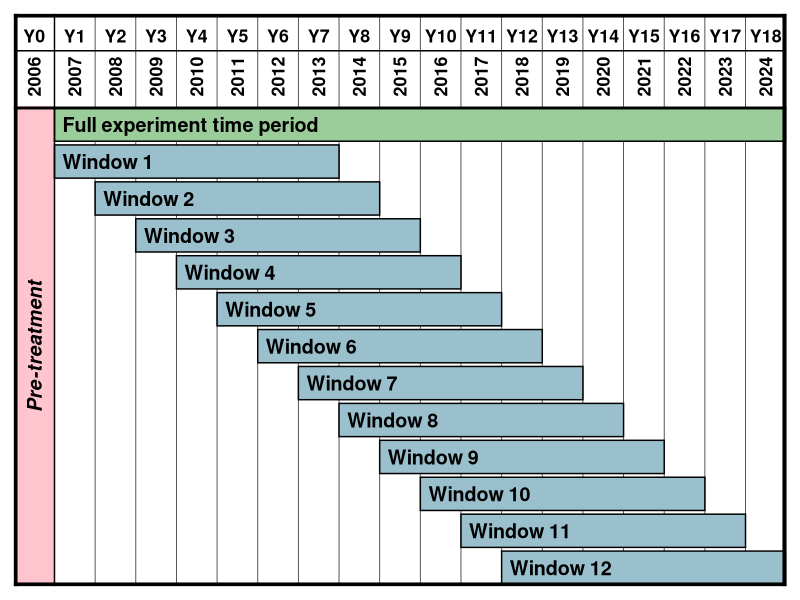
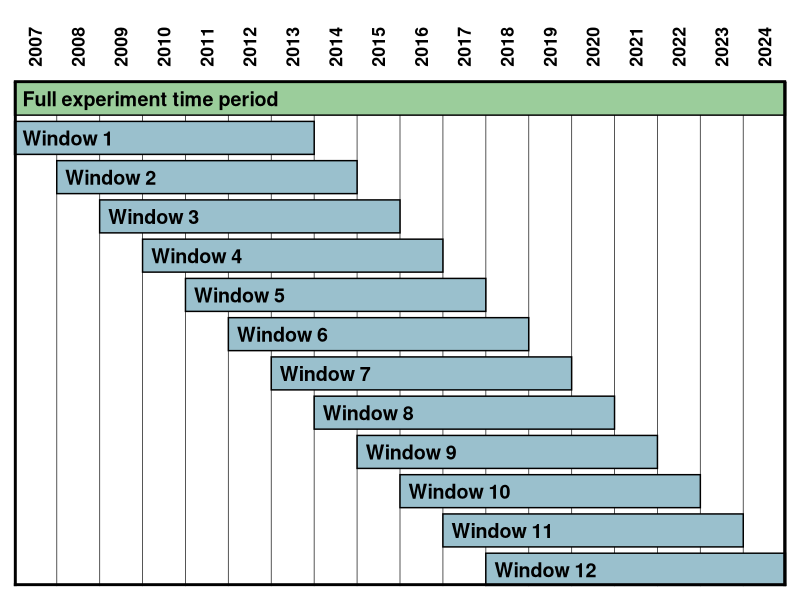
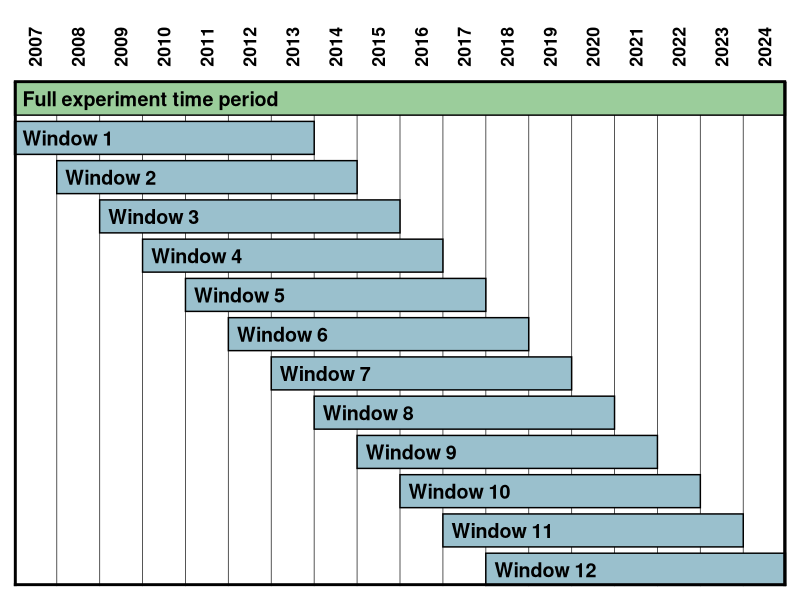

Recreate these plots in R, in order.

#Biblioteca

library(ggplot2)
library(dplyr)

# Create data for the windows
windows_df <- data.frame(
  window = c("Full experiment time period", 
             paste("Window", 1:12)),
  start = c(1, 1, 2, 3, 4, 5, 6, 7, 8, 9, 10, 11, 12),
  end = c(18, 7, 8, 9, 10, 11, 12, 13, 14, 15, 16, 17, 18),
  y_pos = c(13, 12:1),
  fill_color = c("darkseagreen3", rep("lightblue3", 12)))  # Different color for first row

# Create year labels data
years_df <- data.frame(
  year = 2006:2024,
  x_pos = 0:18)

# Create Y labels data
y_labels_df <- data.frame(
  y_label = paste0("Y", 0:18),
  x_pos = 0:18)

# Pre-treatment column shading
pretreat_df <- data.frame(xmin = -0.5, xmax = 0.5,
                          ymin = 0.5, ymax = 13.5)

# Create the plot
window_plot <- ggplot() +
  #Pre-treatment column
  geom_rect(data = pretreat_df,
            aes(xmin = xmin, xmax = xmax, ymin = ymin, ymax = ymax),
            fill = "lightpink", color = NA, alpha = 0.8) +
  # Add vertical grid lines
  geom_vline(xintercept = seq(1.5, 18.5, by = 1), 
             color = "gray25", linewidth = 0.3, linetype = "solid") +
  # Add the full and moving window bars
  geom_rect(data = windows_df,
            aes(xmin = start - 0.5, xmax = end + 0.5, 
                ymin = y_pos - 0.45, ymax = y_pos + 0.45,
                fill = fill_color),  # Use fill_color column
            alpha = 1, color = "black", linewidth = 0.5) +
  #Dividing line separating pre-treatment from treatment period
  geom_vline(xintercept = 0.5,
             color = "black", linewidth = 0.5, linetype = "solid") +
  # Add top horizontal line
  geom_hline(yintercept = 16, 
             color = "black", linewidth = 2.5, linetype = "solid") +
  # Add horizontal line under the Y lable info 
  geom_hline(yintercept = 15, 
             color = "black", linewidth = 0.5, linetype = "solid") +
  # Add horizontal line under the year info 
  geom_hline(yintercept = 13.45, 
             color = "black", linewidth = 1.0, linetype = "solid") +
  # Add bottom horizontal line
  geom_hline(yintercept = 0.5, 
             color = "black", linewidth = 2.5, linetype = "solid") +
  # Add vertical left side line 
  geom_vline(xintercept = -0.5, 
             color = "black", linewidth = 2.5, linetype = "solid") +
  # Add vertical right side line 
  geom_vline(xintercept = 18.5, 
             color = "black", linewidth = 2.5, linetype = "solid") +
  scale_fill_identity() +  # Use the actual color values
  # Add window labels
  geom_text(data = windows_df,
            aes(x = start - 0.3, y = y_pos, label = window),
            hjust = 0, size = 5, fontface = "bold", color = "black") +  
  # Add year labels at top
  geom_text(data = years_df,
            aes(x = x_pos, y = 14.3, label = year),
            size = 4.5, fontface = "bold", angle =90) +
  # Add Y labels (e.g. Y0, Y2)
  geom_text(data = y_labels_df,
            aes(x = x_pos, y = 15.4, label = y_label),
            size = 4.5, 
            fontface = "bold") +
  #Pre-treatment label
  annotate("text", x = 0, y = 7, label = "Pre-treatment",
           size = 5, fontface = "bold.italic", color = "black",
           hjust = 0.5, vjust = 0.5, lineheight = 0.9, angle = 90) +
  # Styling
  scale_x_continuous(expand = c(0, 0), limits = c(-0.5, 18.5)) +
  scale_y_continuous(expand = c(0, 0), limits = c(0.5, 16)) +
  theme_void() +
  theme(
    plot.margin = margin(10, 10, 10, 10),
    plot.background = element_rect(fill = "white", color = NA))

window_plot

# Save the plot
setwd("H:/My Drive/Synchrony/Graphics")
#ggsave("Fig.S1_moving.window.diagram.png", window_plot, 
 #      width = 8, height = 6, dpi = 600, bg = "white")


# Streamlined for poster

# Create data for the windows
windows_df <- data.frame(
  window = c("Full experiment time period", 
             paste("Window", 1:12)),
  start = c(1, 1, 2, 3, 4, 5, 6, 7, 8, 9, 10, 11, 12),
  end = c(18, 7, 8, 9, 10, 11, 12, 13, 14, 15, 16, 17, 18),
  y_pos = seq(13, 3, length.out = 13),
  fill_color = c("darkseagreen3", rep("lightblue3", 12)))

# Create year labels data
years_df <- data.frame(
  year = 2007:2024,
  x_pos = 1:18)

window_plot <- ggplot() +
  # Add vertical grid lines (clipped to plot area only)
  geom_segment(data = data.frame(x = seq(1.5, 18.5, by = 1)),
               aes(x = x, xend = x, y = 2.65, yend = 13.36),
               color = "gray25", linewidth = 0.3) +
  # Add the full and moving window bars
  geom_rect(data = windows_df,
            aes(xmin = start - 0.5, xmax = end + 0.5, 
                ymin = y_pos - 0.35, ymax = y_pos + 0.35,
                fill = fill_color),
            alpha = 1, color = "black", linewidth = 0.5) +
  # Add top horizontal line
  geom_segment(aes(x = 0.5, xend = 18.5, y = 13.36, yend = 13.36),
               color = "black", linewidth = 1) +
  # Add bottom horizontal line
  geom_segment(aes(x = 0.5, xend = 18.5, y = 2.65, yend = 2.65),
               color = "black", linewidth = 2) +
  # Add vertical left side line 
  geom_segment(aes(x = 0.5, xend = 0.5, y = 2.65, yend = 13.36),
               color = "black", linewidth = 2) +
  # Add vertical right side line 
  geom_segment(aes(x = 18.5, xend = 18.5, y = 2.65, yend = 13.36),
               color = "black", linewidth = 2) +
  scale_fill_identity() +
  # Add window labels
  geom_text(data = windows_df,
            aes(x = start - 0.3, y = y_pos, label = window),
            hjust = 0, size = 5, fontface = "bold", color = "black") +
  # Add year labels at top
  geom_text(data = years_df,
            aes(x = x_pos, y = 14.1, label = year),
            size = 4.5, fontface = "bold", angle = 90) +
  # Styling
  scale_x_continuous(expand = c(0, 0), limits = c(0.5, 18.5)) +
  scale_y_continuous(expand = c(0, 0), limits = c(2.65, 14.8)) +
  theme_void() +
  theme(
    plot.margin = margin(10, 10, 10, 10),
    plot.background = element_rect(fill = "white", color = NA))

window_plot

setwd("H:/My Drive/Synchrony/Graphics")
ggsave("Schem.pdf", plot = window_plot, width = 8, height = 6)

####
#Only full time period

# # Filter for just the full time period
# full_period_df <- windows_df %>% filter(window == "Full time period")
# 
# full_period_df$y_pos <-0.6 #Move it to the bottom
# 
# # Create the plot
# window_plot.full <- ggplot() +
#   # Add vertical grid lines
#   geom_vline(xintercept = seq(0.5, 18.5, by = 1), 
#              color = "gray25", linewidth = 0.3, linetype = "solid") +
#   # Add the window bars
#   geom_rect(data = full_period_df,
#             aes(xmin = start - 0.5, xmax = end + 0.5, 
#                 ymin = y_pos - 0.1, ymax = y_pos  + 0.1,
#                 fill = fill_color),  # Use fill_color column
#             alpha = 1, color = "black", linewidth = 0.5) +
#   # Add top horizontal line
#   geom_hline(yintercept = 1, 
#              color = "black", linewidth = 2.5, linetype = "solid") +
#   # Add bottom horizontal line
#   geom_hline(yintercept = 0.5, 
#              color = "black", linewidth = 2.5, linetype = "solid") +
#   # Add vertical left side line 
#   geom_vline(xintercept = 0.5, 
#              color = "black", linewidth = 2.5, linetype = "solid") +
#   # Add vertical right side line 
#   geom_vline(xintercept = 18.5, 
#              color = "black", linewidth = 2.5, linetype = "solid") +
#   scale_fill_identity() +  # Use the actual color values
#   # Add window labels
#   geom_text(data = full_period_df,
#             aes(x = start - 0.3, y = y_pos + 0.02, label = window),
#             hjust = 0, size = 5.5, fontface = "bold", color = "black") +  
#   # Add year labels at top
#   geom_text(data = years_df,
#             aes(x = x_pos, y = 0.85, label = year),
#             size = 5, fontface = "bold") +
#   scale_x_continuous(expand = c(0, 0), limits = c(0.5, 18.5)) +
#   scale_y_continuous(expand = c(0, 0), limits = c(0.5, 1)) +
#   theme_void() +
#   theme(
#     plot.margin = margin(10, 10, 10, 10),
#     plot.background = element_rect(fill = "white", color = NA))
# 
# 
# window_plot.full
# 
# # Save the full period plot
# 
# setwd("H:/My Drive/Synchrony/Graphics/For.presentations")
# ggsave("Fig.S3a_full.period.only.png", window_plot.full, 
#        width = 12, height = 0.9, dpi = 600, bg = "white")
